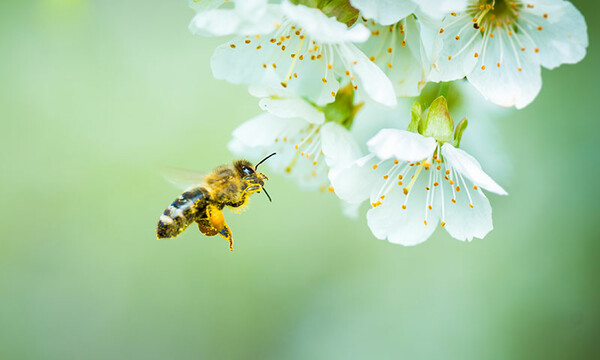
#> input picture FiltrosDerivativos/abeja.jpg, 600 x 360 px
$ python 19310390_P12_FDer.py
#> lines starting #> are read from the running program, lines starting #| are printed output that depends on the picture; after the words box and inside, x2 and y2 are one past the last pixel; in counts of white or black regions, pixels touching at a corner belong together
import cv2 as cv
import numpy as np

img = cv.imread('abeja.jpg')
#> img is the input picture: shape (360, 600, 3); mean B, G, R 162.7, 203.2, 169.3
gray = cv.cvtColor(img, cv.COLOR_BGR2GRAY)
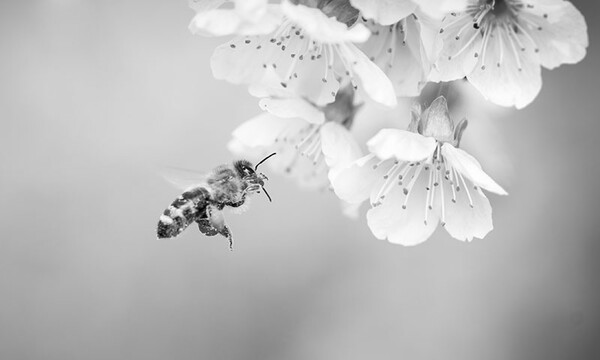
#> gray: shape (360, 600); min 1, max 255, mean 188.4
img_gaussian = cv.GaussianBlur(gray,(5,5),0)

#Prewitt
kernelx = np.array([[-1,0,1],[-1,0,1],[-1,0,1]])
kernely = np.array([[1,1,1],[0,0,0],[-1,-1,-1]])
img_prewittx = cv.filter2D(img_gaussian, -1, kernelx)
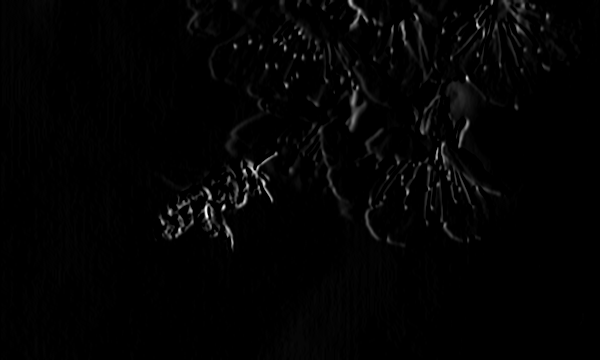
#> img_prewittx: shape (360, 600); min 0, max 255, mean 3.4
img_prewitty = cv.filter2D(img_gaussian, -1, kernely)

#Sobel
img_sobelx = cv.Sobel(img_gaussian,cv.CV_64F,1,0,ksize=3)
img_sobely = cv.Sobel(img_gaussian,cv.CV_64F,0,1,ksize=3)
img_sobel = img_sobelx + img_sobely
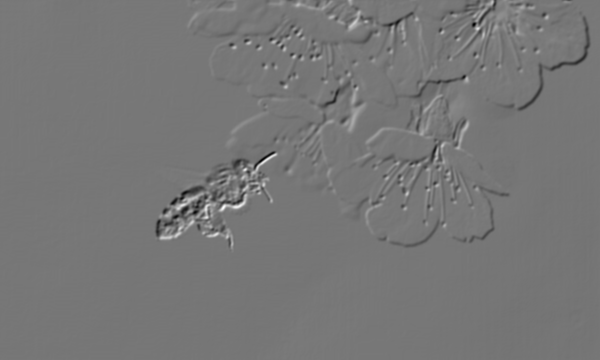
#> img_sobel: shape (360, 600) float64; min -504, max 572, mean -1.5; drawn with min black and max white

#Laplaciano
img_lapl = cv.Laplacian(img_gaussian,cv.CV_64F,ksize=3)
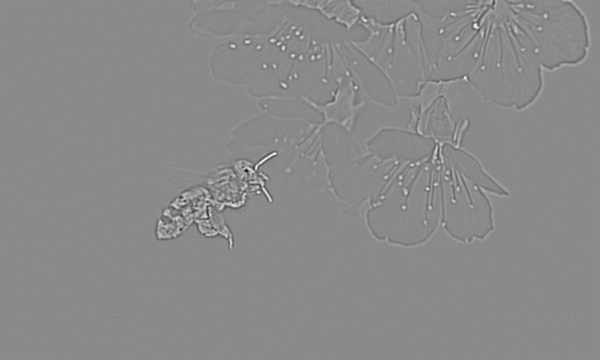
#> img_lapl: shape (360, 600) float64; min -308, max 258, mean 0; drawn with min black and max white

cv.imshow("Original Image", img)
cv.waitKey(0)
cv.imshow("Prewitt", img_prewittx + img_prewitty)
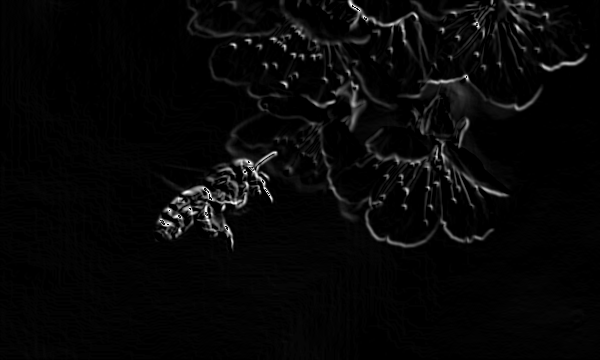
#> window 'Prewitt': shape (360, 600); min 0, max 255, mean 7.1
cv.waitKey(0)
cv.imshow("Sobel", img_sobel)
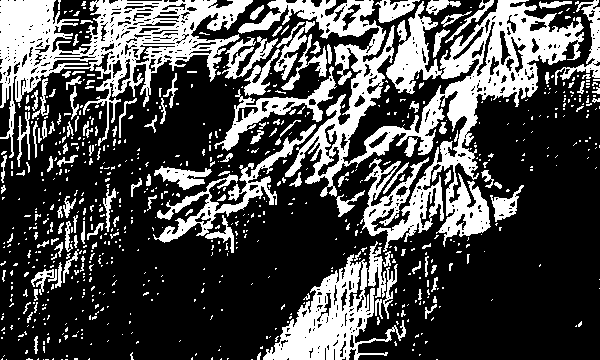
#> window 'Sobel': shape (360, 600); 30% white; 748 white regions (603 under 20 px), largest, box (x1, y1, x2, y2) and area: (238, 0, 584, 252) 24157, (0, 0, 253, 158) 12939, (263, 254, 406, 360) 5668
cv.waitKey(0)
cv.imshow("Laplaciano", img_lapl)
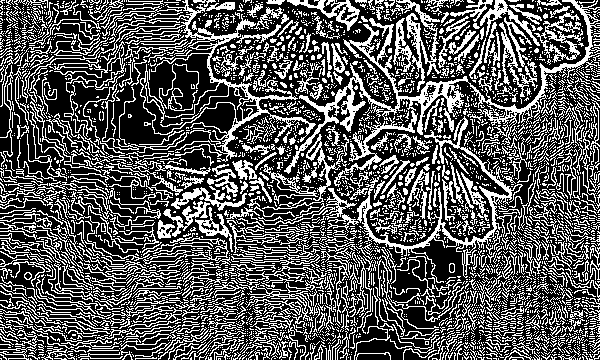
#> window 'Laplaciano': shape (360, 600); 34.4% white in thin lines or dots

cv.waitKey(0)
cv.destroyAllWindows()
